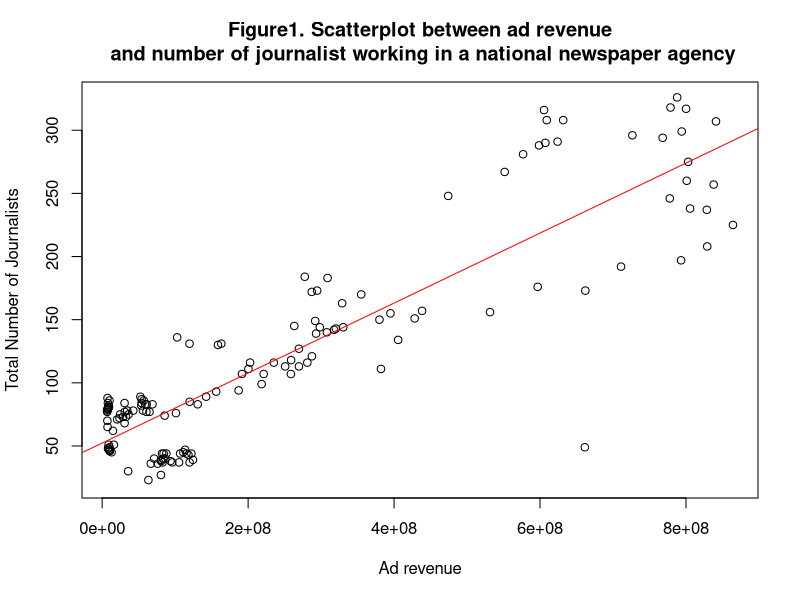
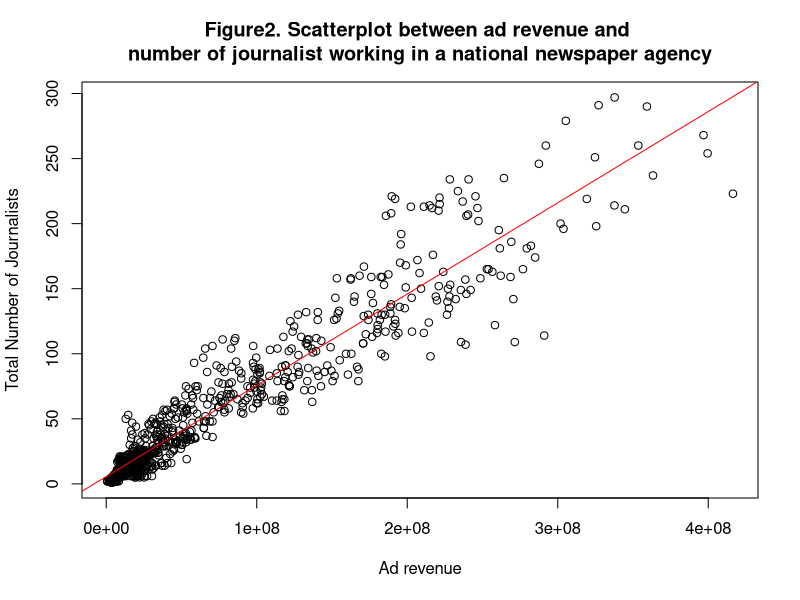

Write R code to recreate these figures, in order.
## ---- chunk 1
library(tidyverse)
library(haven)

data <- read_dta("Angelucci_Cage_AEJMicro_dataset.dta")


## ---- chunk 2
data_national = data %>% filter(national == 1)
data_local = data %>% filter(local == 1)

data1960nat = data_national %>% filter(year == 1960)
data1961nat = data_national %>% filter(year == 1961)
data1962nat = data_national %>% filter(year == 1962)
data1963nat = data_national %>% filter(year == 1963)
data1964nat = data_national %>% filter(year == 1964)
data1965nat = data_national %>% filter(year == 1965)
data1966nat = data_national %>% filter(year == 1966)
data1967nat = data_national %>% filter(year == 1967)
data1968nat = data_national %>% filter(year == 1968)
data1969nat = data_national %>% filter(year == 1969)
data1970nat = data_national %>% filter(year == 1970)
data1971nat = data_national %>% filter(year == 1971)
data1972nat = data_national %>% filter(year == 1972)
data1973nat = data_national %>% filter(year == 1973)
data1974nat = data_national %>% filter(year == 1974)

data1960loc = data_local %>% filter(year == 1960)
data1961loc = data_local %>% filter(year == 1961)
data1962loc = data_local %>% filter(year == 1962)
data1963loc = data_local %>% filter(year == 1963)
data1964loc = data_local %>% filter(year == 1964)
data1965loc = data_local %>% filter(year == 1965)
data1966loc = data_local %>% filter(year == 1966)
data1967loc = data_local %>% filter(year == 1967)
data1968loc = data_local %>% filter(year == 1968)
data1969loc = data_local %>% filter(year == 1969)
data1970loc = data_local %>% filter(year == 1970)
data1971loc = data_local %>% filter(year == 1971)
data1972loc = data_local %>% filter(year == 1972)
data1973loc = data_local %>% filter(year == 1973)
data1974loc = data_local %>% filter(year == 1974)
## ---- chunk 3
summary(data_local$ra_cst)
## ---- chunk 4
summary(data_national$ra_cst)
## ---- chunk 5

nat = c(sum(data1960nat$nb_journ,na.rm=T),sum(data1961nat$nb_journ,na.rm=T),sum(data1962nat$nb_journ,na.rm=T),sum(data1963nat$nb_journ,na.rm=T),sum(data1964nat$nb_journ,na.rm=T),sum(data1965nat$nb_journ,na.rm=T),sum(data1966nat$nb_journ,na.rm=T),sum(data1967nat$nb_journ,na.rm=T),sum(data1968nat$nb_journ,na.rm=T),sum(data1969nat$nb_journ,na.rm=T),sum(data1970nat$nb_journ,na.rm=T),sum(data1971nat$nb_journ,na.rm=T),sum(data1972nat$nb_journ,na.rm=T),sum(data1973nat$nb_journ,na.rm=T),sum(data1974nat$nb_journ,na.rm=T))


loc = c(sum(data1960loc$nb_journ,na.rm=T),sum(data1961loc$nb_journ,na.rm=T),sum(data1962loc$nb_journ,na.rm=T),sum(data1963loc$nb_journ,na.rm=T),sum(data1964loc$nb_journ,na.rm=T),sum(data1965loc$nb_journ,na.rm=T),sum(data1966loc$nb_journ,na.rm=T),sum(data1967loc$nb_journ,na.rm=T),sum(data1968loc$nb_journ,na.rm=T),sum(data1969loc$nb_journ,na.rm=T),sum(data1970loc$nb_journ,na.rm=T),sum(data1971loc$nb_journ,na.rm=T),sum(data1972loc$nb_journ,na.rm=T),sum(data1973loc$nb_journ,na.rm=T),sum(data1974loc$nb_journ,na.rm=T))
## ---- chunk 6
num_jour_nat = tibble("year" = 1960:1974, "total number of journalist working in national agency"= nat)
num_jour_loc = tibble("year" = 1960:1974, "total number of journalist working in national agency"= loc)

num_jour_nat
num_jour_loc



## ---- chunk 7

model_nat = lm(nb_journ ~ ra_cst, data = data_national) #linear regression model#


model_loc = lm(nb_journ ~ ra_cst, data = data_local) #linear regression model#



## ---- chunk 8

plot(data_national$nb_journ ~ data_national$ra_cst, main = "Figure1. Scatterplot between ad revenue\n and number of journalist working in a national newspaper agency", xlab="Ad revenue", ylab="Total Number of Journalists") #scatterplot#
abline(a = model_nat$coefficients[1], b = model_nat$coefficients[2], col="red")         #linear regression line#

summary(model_nat)    #5sum

plot(data_local$nb_journ ~ data_local$ra_cst, main = "Figure2. Scatterplot between ad revenue and \nnumber of journalist working in a national newspaper agency", xlab="Ad revenue", ylab="Total Number of Journalists") #scatterplot#
abline(a = model_loc$coefficients[1], b = model_loc$coefficients[2], col="red")         #linear regression line#

summary(model_loc)    #5sum

